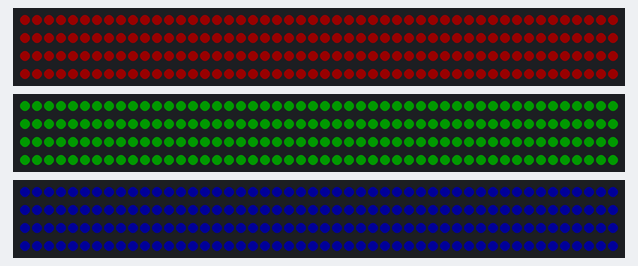
Recording of a sketch running on a simulated Arduino Uno, built with avr-gcc and run on an emulated ATmega328P. Shown: 3 × 200 RGB LEDs in strip order, left to right, continuing on the next row. Dim RGB values are drawn brighter than linear.

Above: at 6.1 s.

The sketch:

Three_Strips_ada.ino
```cpp
#include <Adafruit_NeoPixel.h>


#define NUM_LEDS 200


Adafruit_NeoPixel strip_a = Adafruit_NeoPixel(NUM_LEDS, 5);
Adafruit_NeoPixel strip_b = Adafruit_NeoPixel(NUM_LEDS, 6);
Adafruit_NeoPixel strip_c = Adafruit_NeoPixel(NUM_LEDS, 7);

void setup() {
  delay( 3000 );

  strip_a.begin();
  strip_a.setBrightness(25);
  strip_a.show();


  strip_b.begin();
  strip_b.setBrightness(25);
  strip_b.show();


  strip_c.begin();
  strip_c.setBrightness(25);
  strip_c.show();
  delay( 3000 );

}


void loop() {
  uint8_t cd = 100;
  uint8_t turn_off = 1;
//  Serial.begin(57600);
//  uint8_t led_nums = NUM_LEDS;
  uint8_t delay_num = 5;
  uint8_t i;
//  unit8_t i;
  for(i=0; i<NUM_LEDS; i++) {
    strip_a.setPixelColor(i,255,0,0);
    strip_b.setPixelColor(i,0,255,0);
    strip_c.setPixelColor(i,0,0,255);
  }
  strip_a.show();
  strip_b.show();
  strip_c.show();
//  if(turn_off == 0){
//    strip_a.show();
//  }
//  delay(cd);
//   for(i=0; i<led_nums; i++) {
//    strip_b.setPixelColor(i,0,255,0);
//  }
//    if(turn_off == 0){
//    strip_b.show();
//  }
//  delay(cd);
//  for(i=0; i<led_nums; i++) {
//    strip_c.setPixelColor(i,0,0,255);
//  }
//
//  if(turn_off == 0){
//    strip_c.show();
//  }
//  delay(cd);
//
//    for(i=0; i<led_nums; i++) {
//    strip_a.setPixelColor(i,0,255,0);
//  }
//  if(turn_off == 0){
//    strip_a.show();
//  }
//  delay(cd);
//   for(i=0; i<led_nums; i++) {
//    strip_b.setPixelColor(i,0,0,255);
//  }
//    if(turn_off == 0){
//    strip_b.show();
//  }
//  delay(cd);
//  for(i=0; i<led_nums; i++) {
//    strip_c.setPixelColor(i,255,0,0);
//  }
//
//  if(turn_off == 0){
//    strip_c.show();
//  }
//  delay(cd);
//
//    for(i=0; i<led_nums; i++) {
//    strip_a.setPixelColor(i,0,0,255);
//  }
//  if(turn_off == 0){
//    strip_a.show();
//  }
//  delay(cd);
//   for(i=0; i<led_nums; i++) {
//    strip_b.setPixelColor(i,255,0,0);
//  }
//    if(turn_off == 0){
//    strip_b.show();
//  }
//  delay(cd);
//  for(i=0; i<led_nums; i++) {
//    strip_c.setPixelColor(i,0,255,0);
//  }
//
//  if(turn_off == 0){
//    strip_c.show();
//  }
//  delay(cd);

}
```
